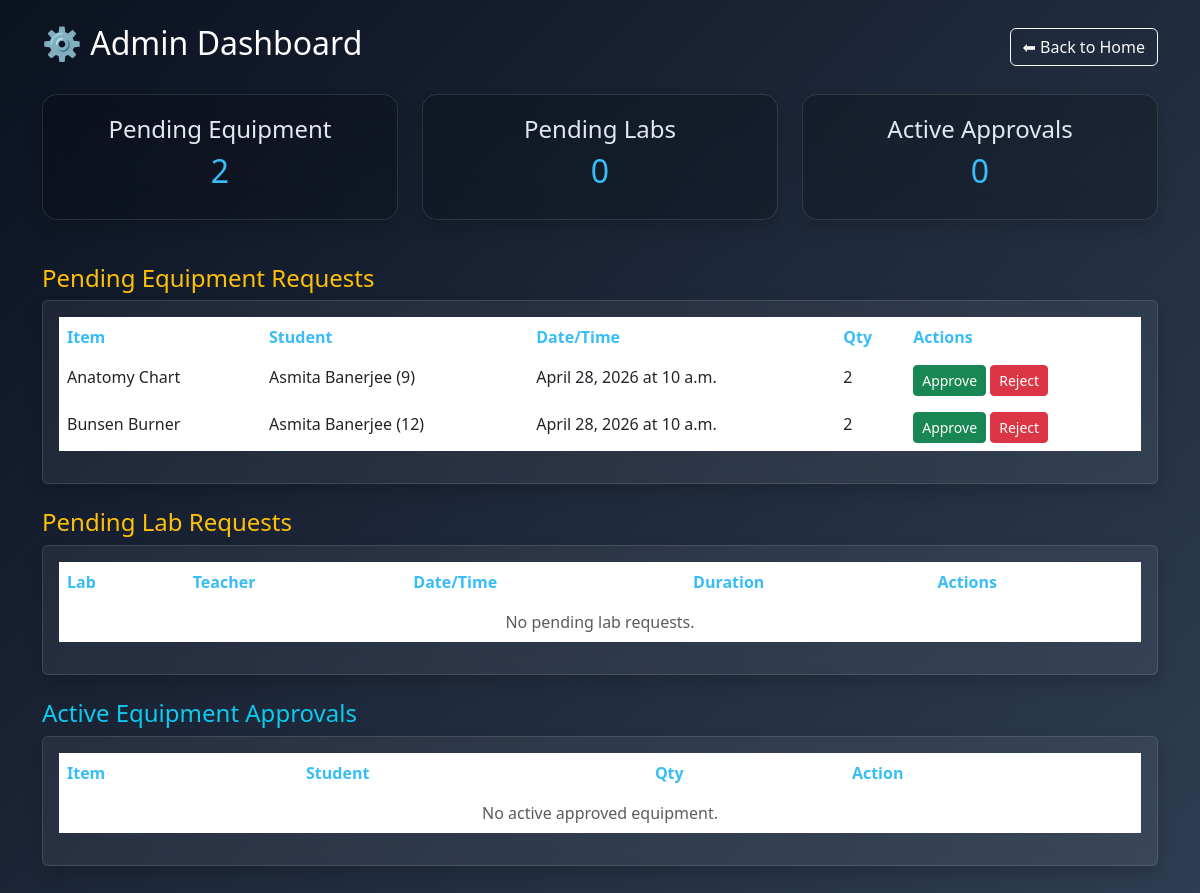
/dashboard/, run on the app's committed database.
### booking/models.py (models this page shows, shortened)
class EquipmentBooking(models.Model):
    STATUS_CHOICES = [
        ('Pending', 'Pending'),
        ('Approved', 'Approved'),
        ('Rejected', 'Rejected'),
        ('Returned', 'Returned')
    ]
    equipment = models.ForeignKey(Equipment, on_delete=models.CASCADE)
    name = models.CharField(max_length=100)
    student_class = models.CharField(max_length=50)
    roll = models.CharField(max_length=50)
    booking_date = models.DateField()
    booking_time = models.TimeField()
    duration_display = models.CharField(max_length=50)
    quantity = models.IntegerField(default=1)
    purpose = models.TextField()
    status = models.CharField(max_length=20, choices=STATUS_CHOICES, default='Pending')

class Equipment(models.Model):
    CATEGORY_CHOICES = [
        ('physics', 'Physics'),
        ('chemistry', 'Chemistry'),
        ('biology', 'Biology'),
        ('computer', 'Computer'),
        ('geography', 'Geography'),
    ]
    name = models.CharField(max_length=100)
    category = models.CharField(max_length=20, choices=CATEGORY_CHOICES)
    available = models.IntegerField(default=0)
    free_time = models.CharField(max_length=100, blank=True, null=True)

### booking/views.py (the view)
# urls.py: path('dashboard/', views.dashboard, name='dashboard'),
def dashboard(request):
    pending_equipment = EquipmentBooking.objects.filter(status='Pending').order_by('-id')
    pending_lab = LabBooking.objects.filter(status='Pending').order_by('-id')
    active_equipment = EquipmentBooking.objects.filter(status='Approved').order_by('-id')
    stats = {
        'total_equipment_pending': pending_equipment.count(),
        'total_lab_pending': pending_lab.count(),
        'total_active': active_equipment.count(),
    }
    return render(request, 'dashboard.html', {
        'pending_equipment': pending_equipment,
        'pending_lab': pending_lab,
        'active_equipment': active_equipment,
        'stats': stats
    })

### booking/templates/dashboard.html (shortened to what this page needs)
<!DOCTYPE html>
<html>
<head>
    <link href="https://cdn.jsdelivr.net/npm/bootstrap@5.3.0/dist/css/bootstrap.min.css" rel="stylesheet">
</head>
<body>
<div class="container mt-4 pb-5">
    <div class="d-flex justify-content-between align-items-center mb-4">
        <h2 class="text-white">⚙️ Admin Dashboard</h2>
        <a href="{% url 'home' %}" class="btn btn-outline-light">⬅ Back to Home</a>
    </div>
    <div class="row mb-4">
        <div class="col-md-4">
            <div class="card stat-box shadow">
                <h4>Pending Equipment</h4>
                <h2>{{ stats.total_equipment_pending }}</h2>
            </div>
        </div>
        <div class="col-md-4">
            <div class="card stat-box shadow">
                <h4>Pending Labs</h4>
                <h2>{{ stats.total_lab_pending }}</h2>
            </div>
        </div>
        <div class="col-md-4">
            <div class="card stat-box shadow">
                <h4>Active Approvals</h4>
                <h2>{{ stats.total_active }}</h2>
            </div>
        </div>
    </div>
    <h4 class="text-warning mt-4">Pending Equipment Requests</h4>
    <div class="card p-3 shadow">
        <table class="table table-borderless table-hover">
            <thead>
                <tr>
                    <th>Item</th>
                    <th>Student</th>
                    <th>Date/Time</th>
                    <th>Qty</th>
                    <th>Actions</th>
                </tr>
            </thead>
            <tbody>
                {% for b in pending_equipment %}
                <tr>
                    <td>{{ b.equipment.name }}</td>
                    <td>{{ b.name }} ({{ b.student_class }})</td>
                    <td>{{ b.booking_date }} at {{ b.booking_time }}</td>
                    <td>{{ b.quantity }}</td>
                    <td>
                        <a href="{% url 'approve_booking' 'equipment' b.id %}" class="btn btn-success btn-sm">Approve</a>
                        <a href="{% url 'reject_booking' 'equipment' b.id %}" class="btn btn-danger btn-sm">Reject</a>
                    </td>
                </tr>
                {% empty %}
                <tr><td colspan="5" class="text-center text-muted">No pending equipment requests.</td></tr>
                {% endfor %}
            </tbody>
        </table>
    </div>
    <h4 class="text-warning mt-4">Pending Lab Requests</h4>
    <div class="card p-3 shadow">
        <table class="table table-borderless table-hover">
            <thead>
                <tr>
                    <th>Lab</th>
                    <th>Teacher</th>
                    <th>Date/Time</th>
                    <th>Duration</th>
                    <th>Actions</th>
                </tr>
            </thead>
            <tbody>
                {% for b in pending_lab %}
                <tr>
                    <td>{{ b.lab }}</td>
                    <td>{{ b.teacher_name }}</td>
                    <td>{{ b.date }} at {{ b.time }}</td>
                    <td>{{ b.duration }}</td>
                    <td>
                        <a href="{% url 'approve_booking' 'lab' b.id %}" class="btn btn-success btn-sm">Approve</a>
                        <a href="{% url 'reject_booking' 'lab' b.id %}" class="btn btn-danger btn-sm">Reject</a>
                    </td>
                </tr>
                {% empty %}
                <tr><td colspan="5" class="text-center text-muted">No pending lab requests.</td></tr>
                {% endfor %}
            </tbody>
        </table>
    </div>
    <h4 class="text-info mt-4">Active Equipment Approvals</h4>
    <div class="card p-3 shadow">
        <table class="table table-borderless table-hover">
            <thead>
                <tr>
                    <th>Item</th>
                    <th>Student</th>
                    <th>Qty</th>
                    <th>Action</th>
                </tr>
            </thead>
            <tbody>
                {% for b in active_equipment %}
                <tr>
                    <td>{{ b.equipment.name }}</td>
                    <td>{{ b.name }}</td>
                    <td>{{ b.quantity }}</td>
                    <td>
                        <a href="{% url 'return_equipment' b.id %}" class="btn btn-outline-info btn-sm">Mark Returned</a>
                    </td>
                </tr>
                {% empty %}
                <tr><td colspan="4" class="text-center text-muted">No active approved equipment.</td></tr>
                {% endfor %}
            </tbody>
        </table>
    </div>
</div>
</body>
</html>

### booking/templates/dashboard.html (style rules this page uses)
body { margin: 0; min-height: 100vh; font-family: 'Segoe UI', sans-serif; background: linear-gradient(135deg, #0b1220, #1e293b, #2f3e52); overflow-y: auto; color: #e2e8f0; }
.card { background: rgba(255,255,255,0.06); border: 1px solid rgba(255,255,255,0.12); color: #e2e8f0; backdrop-filter: blur(18px); margin-bottom: 20px; }
.table { color: #e2e8f0; }
.table th { border-bottom-color: rgba(255,255,255,0.2); color: #38bdf8; }
.table td { border-bottom-color: rgba(255,255,255,0.1); }
.stat-box { text-align: center; padding: 20px; border-radius: 15px; background: rgba(0,0,0,0.2); }
.stat-box h2 { color: #38bdf8; }

### data on the page
EquipmentBooking: equipment.name "Anatomy Chart", name "Asmita Banerjee", student_class "9", booking_date "April 28, 2026", booking_time "10 a.m.", quantity "2"
EquipmentBooking: equipment.name "Bunsen Burner", name "Asmita Banerjee", student_class "12", booking_date "April 28, 2026", booking_time "10 a.m.", quantity "2"

### other printed values
{{ stats.total_equipment_pending }} "2"
{{ stats.total_lab_pending }} "0"
{{ stats.total_active }} "0"
